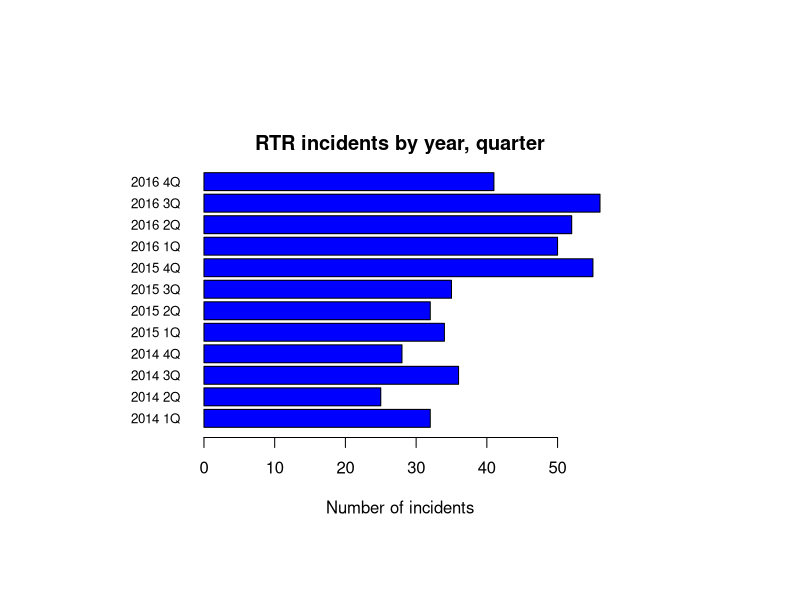
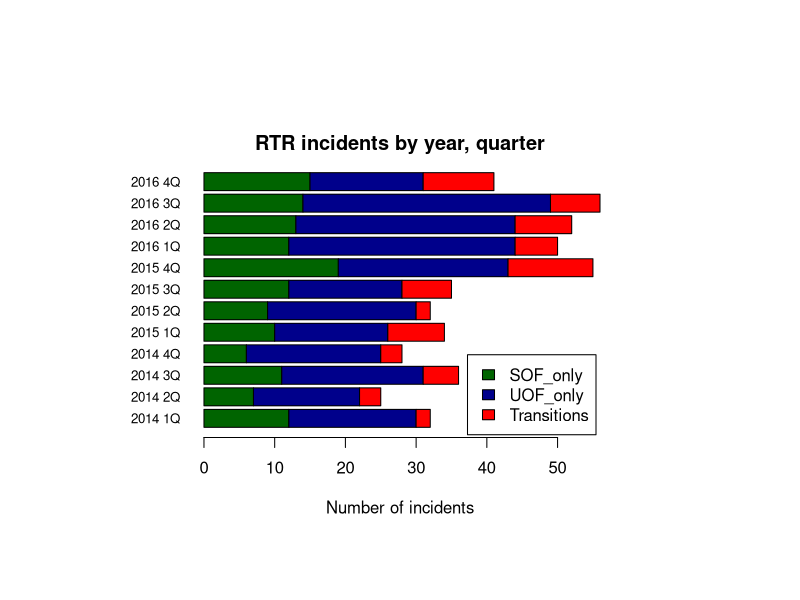
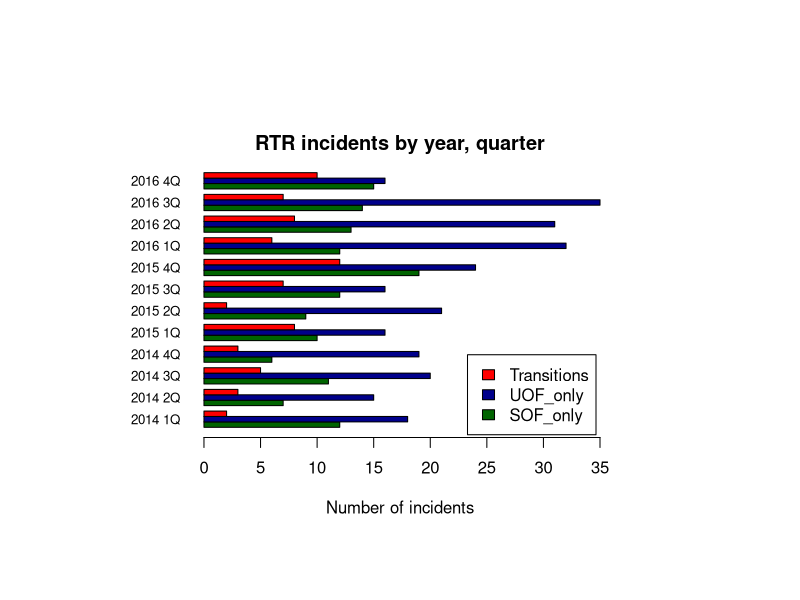
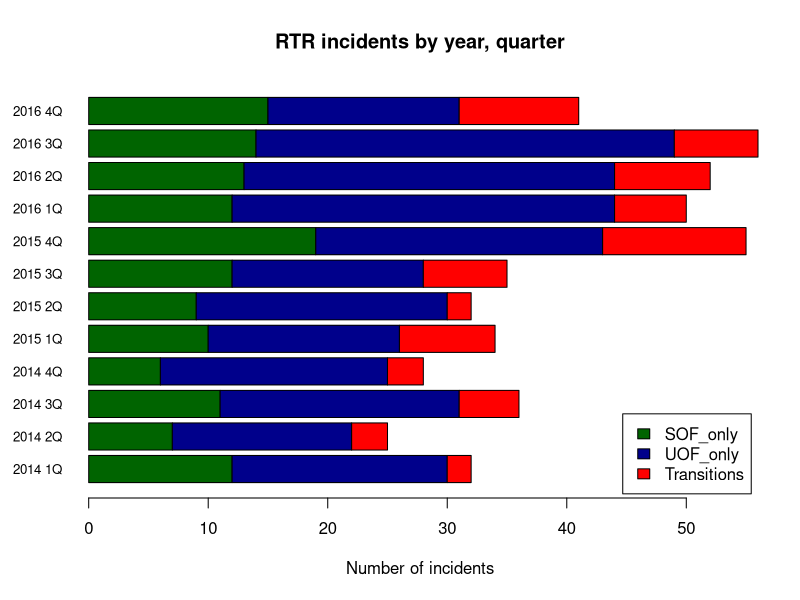

Recreate these plots in R, in order.
# Continuing to work with the RTR data
library(readr)
df <- read_csv("dfCrime.csv")

# notice we loaded in the version of the data with the years column
# Let's get the colummn names
names(df)

# Simple bar chart - note we made it horizontal.
# column charts are vertical, but also harder
# to make x labels work.

#--------
# let's take a look at some graphical paramenters (par)
?par
par(las=1) # make label text always horizontal. 
# Set the margins to adjust for the labels
# margin goes bottom, left, top, right
par(mar=c(5,5,2,2)) # mar is in lines, mai in inches
par(pin=c(4,2.75)) # size of plot in inches
# all of the above applies to all the plots we're doing

#-----------

# for cex, 1 = 100%
# first a simple bar chart for all RTR incidents
barplot(df$Total_RTR_incidents, horiz=TRUE, 
        names.arg = df$Year_Quarter, cex.names=0.8,
        main="RTR incidents by year, quarter",
        xlab = "Number of incidents",
        col="blue")
# -----------

# Next, let's try a stacked bar plot
# stacked charts take multiple values and
# stack the bars on top of each other.
# so what we're doing is taking total RTR incidents
# from above and showing the portion of the total
# by SOF, UOF and transitions


# But first we have to work the data a little
# We have to put the three sets into a matrix.
# BUT - and this is where it's tricky, 
# we're going to make each column equal to a quarter
# and the rows equal to the three sets
# To do that, we'll load the data into a matrix
# and then transpose it

# Load the data into the matrix
counts2 <- matrix(c(df$SOF_only,df$UOF_only,df$Total_transitions),ncol=3)
# name the columns
colnames(counts2)=c("SOF_only","UOF_only","Transitions")
# name the rows by the year/quarter
rownames(counts2)=df$Year_Quarter
counts2

# now, let's transpose it using "t"
counts <- t(counts2)
counts


# Now let's do the barplot, adding a legend to the bottom
# Try it with counts and counts2 to see what happenss

barplot(counts, horiz=TRUE, cex.names=0.8,
        main="RTR incidents by year, quarter",
        xlab = "Number of incidents",
        col=c("darkgreen","darkblue","red"),
        legend = rownames(counts),
        args.legend = list(x ='bottomright', inset=0.01)
)
        
# Finally, adding "beside" changes a stacked chart
# into a grouped chart, with the bars next to each other
barplot(counts, horiz=TRUE, cex.names=0.8,
        beside=TRUE,
        main="RTR incidents by year, quarter",
        xlab = "Number of incidents",
        col=c("darkgreen","darkblue","red"),
        legend = rownames(counts),
        args.legend = list(x ='bottomright', inset=0.01)
)

# which is better - stacked or grouped? 
# depends on your data and what you want to show
# but now it's easy to try them both
#---------

# one last thought - these charts are basically publication 
# ready. Online and in print. And they're done with three
# or four lines of code. 
# As we move forward and start working with ggplot2
# they'll be even better.

#----Set up plot for print and online --------
dev.cur()
# note that we had to make the width wider than 4
# to accomodate the y labels
pdf(file="myplotStackedBars.pdf", width = 6, height = 4) 
#png(filename = "myplotStackedBars.png",width = 600, height = 400, units = "px")
#-----Insert plot here -------------
par(las=1)
barplot(counts, horiz=TRUE, cex.names=0.8,
        main="RTR incidents by year, quarter",
        xlab = "Number of incidents",
        col=c("darkgreen","darkblue","red"),
        legend = rownames(counts),
        args.legend = list(x ='bottomright', inset=0.01)
)
#----- End plot --------------
dev.off() 
